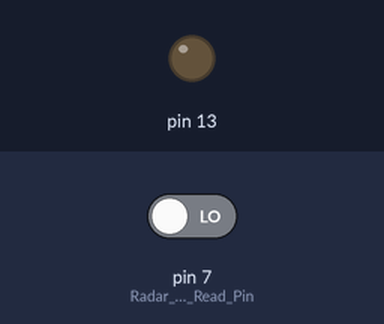
Bench run of a sketch on a simulated Arduino Uno, built with avr-gcc and run on an emulated ATmega328P. On the bench: output pins drawn as LEDs (lit = HIGH). The test bench sets the inputs (shaded band); at power-on: pin 7 (Radar_Signal_Read_Pin) LOW.

Above: at 1.2 s.
1.3 s: pin 7 (Radar_Signal_Read_Pin) driven HIGH
At 1.9 s:
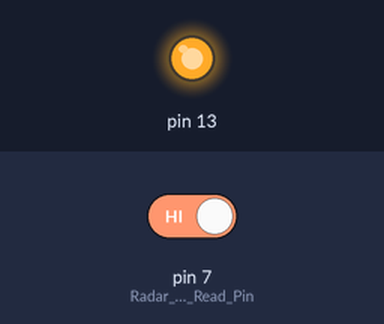
5.8 s: pin 7 (Radar_Signal_Read_Pin) driven LOW
At 6.6 s:
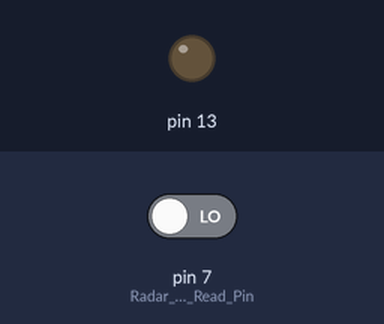
Timing chart, 0 to 8.8 s (numbered marks = the images above; inputs shaded):
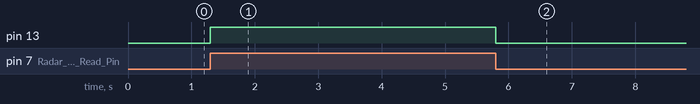

Measured:
- after the input at 1.3 s, pin 13: LOW → HIGH at once
- after the input at 5.8 s, pin 13: HIGH → LOW at once

The sketch:

5.30.m.1.ino
```cpp
#include <SoftwareSerial.h>                       // 소프트웨어 시리얼 라이브러리 등록

/*------------------------ 아두이노 보드마다 소프트웨어 시리얼로 사용할 수 있는 핀 번호가 다르므로 주의 요망 ---------------------------*/
#define RX 8                                      // 소프트웨어 RX포트로 사용할 핀 번호 정의
#define TX 9                                      // 소프트웨어 TX포트로 사용할 핀 번호 정의
/*------------------------ 아두이노 보드마다 소프트웨어 시리얼로 사용할 수 있는 핀 번호가 다르므로 주의 요망 ---------------------------*/

SoftwareSerial Arduino_to_Radar_Serial(RX, TX);   // 소프트웨어 시리얼 객체명 선언(설정 보드의 RX 핀, 설정보드의 TX 핀)

int Radar_Signal_Read_Pin = 7;                    // Radar 모듈 신호선(3번핀)과 아두이노에 연결된 핀번호

// 변수
int val = 0;                                      // Read한 Radar 모듈 신호선의 값을 저장할 변수

/*------------------------ CLI_Command 종류 ---------------------------*/
// MotionDataEnable 0 : MDR이 측정하고 있는 MotionData를 주기적으로 출력
// MotionDataEnable 1 : MDR이 측정하고 있는 MotionData를 주기적으로 출력
// DetectLevel : 현재 설정되어 있는 DetectLevel 확인
// DetectLevel 11000 : DetectLevel [11000] 설정
// HoldTime : 현재 설정되어 있는 HoldTime 확인
// HoldTime 2000 : HoldTime [2000ms] 설정
/*------------------------ CLI_Command 종류 ---------------------------*/

void setup()
{
  // put your setup code here, to run once:
  pinMode(Radar_Signal_Read_Pin, INPUT); // 디지털 7번핀을 GPIO INPUT으로 설정
  pinMode(LED_BUILTIN, OUTPUT); // LED_BUILTIN는 아두이노 보드에 자체적으로 달린 LED이며, 이를 Signal Out핀으로 설정

  Serial.begin(9600); // Serial 객체는 PC와 Arduino와의 시리얼 통신을 담당하며, Baud Rate = 9600 설정
  Arduino_to_Radar_Serial.begin(9600); // Arduino_to_Radar_Serial 객체는 Arduino와 Radar 모듈과의 시리얼 통신을 담당하며, Baud Rate = 9600 설정
}

void loop()
{
  // put your main code here, to run repeatedly:
  val = digitalRead(Radar_Signal_Read_Pin);   // Radar로부터의 움직임 신호를 Read하여 val 변수에 저장
  digitalWrite(LED_BUILTIN, val);  // val 변수의 값에 따른 LED의 High, Low 상태 결정


  /*------------------------ 움직임이 있을 경우 수행하고 싶은 코드를 입력하세요 Start ---------------------------*/
  if(val > 0)
  {
    // 움직임이 있을 경우 수행하고 싶은 코드를 입력하세요.

  }
  /*------------------------ 움직임이 있을 경우 수행하고 싶은 코드를 입력하세요 End ---------------------------*/

  // 시리얼 모니터 -> 아두이노 -> Radar 모듈
  if(Serial.available())
  {
    // read the incoming byte:
    char Transmit_Char = Serial.read(); // 시리얼 모니터를 통해 전송할 데이터를 1바이트씩 읽고 Transmit_Char 변수에 저장
    Arduino_to_Radar_Serial.write(Transmit_Char); // Transmit_Char 변수에 저장된 1바이트 값을 Radar 모듈로 송신
    Serial.print(Transmit_Char); // 아두이노 사용자가 자신이 전송한 데이터를 알 수 있도록 Transmit_Char 변수에 저장된 1바이트 값을 시리얼 모니터에 표시
  }

  // Radar 모듈 -> 아두이노 -> 시리얼 모니터
  if(Arduino_to_Radar_Serial.available())
  {
    // read the incoming byte:
    char Receive_Char = Arduino_to_Radar_Serial.read(); // Radar 모듈이 보낸 데이터를 1바이트씩 읽고 Receive_Char 변수에 저장
    Serial.print(Receive_Char); // Radar 모듈이 보낸 데이터를 아두이노 사용자가 알 수 있도록 Receive_Char 변수에 저장된 1바이트 값을 시리얼 모니터에 표시
  }
}
```
